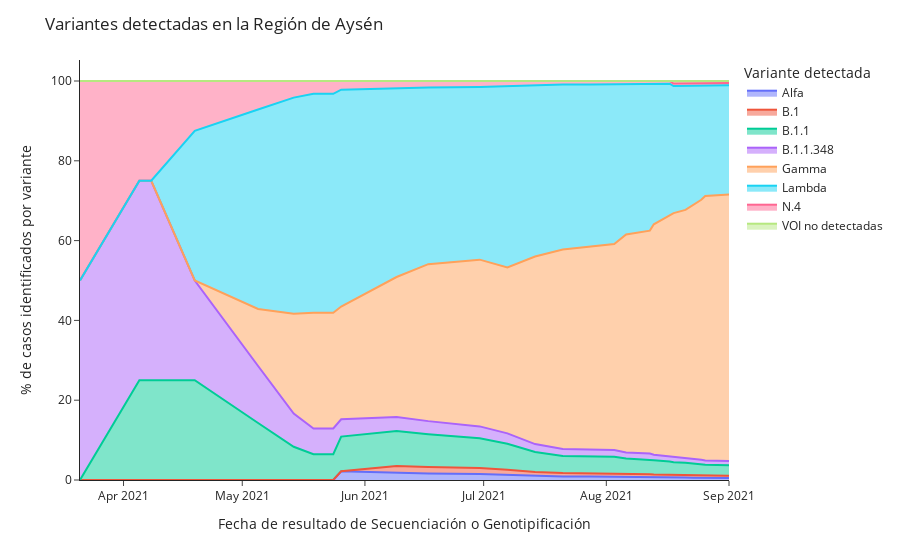

Source (notebook cell):
### Code cell
# Sin negativos

px.area(df_variantes_clean.groupby(['fecha_resultado_secuenciacion_genotipificacion', 'variante_linaje']).count()[['n_documento']].reset_index().pivot(
    index='fecha_resultado_secuenciacion_genotipificacion',
    columns='variante_linaje', 
    values=['n_documento']
).fillna(0).cumsum().clean_names().rename(
    columns={
        'alfa':'Alfa',
        'b_1':'B.1',
        'b_1_1':'B.1.1',
        'b_1_1_348':'B.1.1.348',
        'gamma':'Gamma',
        'indeterminado':'Indeterminado',
        'lambda':'Lambda',
        'n_4':'N.4',
        'no_amplifica':'No amplifica',
        'no_se_detectan_mutaciones_para_variantes_de_interes_por_parte_de_este_kit':'VOI no detectadas'
            })['n_documento'].drop(['No amplifica','Indeterminado'], axis=1),
        labels={'variante_linaje':'Variante detectada'},
        groupnorm='percent'
       ).update_layout(
    title= 'Variantes detectadas en la Región de Aysén',
    yaxis_title='% de casos identificados por variante',
    xaxis_title='Fecha de resultado de Secuenciación o Genotipificación',
    template='simple_white',
    
    
)

### Figure 1 — Plotly figure (JSON) as saved in the notebook; plotly's stock layout.template omitted (floating-point values rounded to 4 significant figures)
{"data": [{"groupnorm": "percent", "hovertemplate": "Variante detectada=Alfa<br>fecha_resultado_secuenciacion_genotipificacion=%{x}<br>value=%{y}<extra></extra>", "legendgroup": "Alfa", "line": {"color": "#636efa"}, "mode": "lines", "name": "Alfa", "orientation": "v", "showlegend": true, "stackgroup": "1", "type": "scatter", "x": ["2021-03-21T00:00:00", "2021-04-05T00:00:00", "2021-04-08T00:00:00", "2021-04-19T00:00:00", "2021-05-05T00:00:00", "2021-05-14T00:00:00", "2021-05-19T00:00:00", "2021-05-24T00:00:00", "2021-05-26T00:00:00", "2021-06-09T00:00:00", "2021-06-17T00:00:00", "2021-06-30T00:00:00", "2021-07-07T00:00:00", "2021-07-14T00:00:00", "2021-07-21T00:00:00", "2021-07-28T00:00:00", "2021-07-31T00:00:00", "2021-08-01T00:00:00", "2021-08-03T00:00:00", "2021-08-06T00:00:00", "2021-08-12T00:00:00", "2021-08-13T00:00:00", "2021-08-17T00:00:00", "2021-08-18T00:00:00", "2021-08-21T00:00:00", "2021-08-23T00:00:00", "2021-08-25T00:00:00", "2021-08-26T00:00:00", "2021-09-01T00:00:00"], "xaxis": "x", "y": [0, 0, 0, 0, 0, 0, 0, 0, 1, 1, 1, 1, 1, 1, 1, 1, 1, 1, 1, 1, 1, 1, 1, 1, 1, 1, 1, 1, 1], "yaxis": "y"}, {"groupnorm": "percent", "hovertemplate": "Variante detectada=B.1<br>fecha_resultado_secuenciacion_genotipificacion=%{x}<br>value=%{y}<extra></extra>", "legendgroup": "B.1", "line": {"color": "#EF553B"}, "mode": "lines", "name": "B.1", "orientation": "v", "showlegend": true, "stackgroup": "1", "type": "scatter", "x": ["2021-03-21T00:00:00", "2021-04-05T00:00:00", "2021-04-08T00:00:00", "2021-04-19T00:00:00", "2021-05-05T00:00:00", "2021-05-14T00:00:00", "2021-05-19T00:00:00", "2021-05-24T00:00:00", "2021-05-26T00:00:00", "2021-06-09T00:00:00", "2021-06-17T00:00:00", "2021-06-30T00:00:00", "2021-07-07T00:00:00", "2021-07-14T00:00:00", "2021-07-21T00:00:00", "2021-07-28T00:00:00", "2021-07-31T00:00:00", "2021-08-01T00:00:00", "2021-08-03T00:00:00", "2021-08-06T00:00:00", "2021-08-12T00:00:00", "2021-08-13T00:00:00", "2021-08-17T00:00:00", "2021-08-18T00:00:00", "2021-08-21T00:00:00", "2021-08-23T00:00:00", "2021-08-25T00:00:00", "2021-08-26T00:00:00", "2021-09-01T00:00:00"], "xaxis": "x", "y": [0, 0, 0, 0, 0, 0, 0, 0, 0, 1, 1, 1, 1, 1, 1, 1, 1, 1, 1, 1, 1, 1, 1, 1, 1, 1, 1, 1, 1], "yaxis": "y"}, {"groupnorm": "percent", "hovertemplate": "Variante detectada=B.1.1<br>fecha_resultado_secuenciacion_genotipificacion=%{x}<br>value=%{y}<extra></extra>", "legendgroup": "B.1.1", "line": {"color": "#00cc96"}, "mode": "lines", "name": "B.1.1", "orientation": "v", "showlegend": true, "stackgroup": "1", "type": "scatter", "x": ["2021-03-21T00:00:00", "2021-04-05T00:00:00", "2021-04-08T00:00:00", "2021-04-19T00:00:00", "2021-05-05T00:00:00", "2021-05-14T00:00:00", "2021-05-19T00:00:00", "2021-05-24T00:00:00", "2021-05-26T00:00:00", "2021-06-09T00:00:00", "2021-06-17T00:00:00", "2021-06-30T00:00:00", "2021-07-07T00:00:00", "2021-07-14T00:00:00", "2021-07-21T00:00:00", "2021-07-28T00:00:00", "2021-07-31T00:00:00", "2021-08-01T00:00:00", "2021-08-03T00:00:00", "2021-08-06T00:00:00", "2021-08-12T00:00:00", "2021-08-13T00:00:00", "2021-08-17T00:00:00", "2021-08-18T00:00:00", "2021-08-21T00:00:00", "2021-08-23T00:00:00", "2021-08-25T00:00:00", "2021-08-26T00:00:00", "2021-09-01T00:00:00"], "xaxis": "x", "y": [0, 1, 1, 2, 2, 2, 2, 2, 4, 5, 5, 5, 5, 5, 5, 5, 5, 5, 5, 5, 5, 5, 5, 5, 5, 5, 5, 5, 5], "yaxis": "y"}, {"groupnorm": "percent", "hovertemplate": "Variante detectada=B.1.1.348<br>fecha_resultado_secuenciacion_genotipificacion=%{x}<br>value=%{y}<extra></extra>", "legendgroup": "B.1.1.348", "line": {"color": "#ab63fa"}, "mode": "lines", "name": "B.1.1.348", "orientation": "v", "showlegend": true, "stackgroup": "1", "type": "scatter", "x": ["2021-03-21T00:00:00", "2021-04-05T00:00:00", "2021-04-08T00:00:00", "2021-04-19T00:00:00", "2021-05-05T00:00:00", "2021-05-14T00:00:00", "2021-05-19T00:00:00", "2021-05-24T00:00:00", "2021-05-26T00:00:00", "2021-06-09T00:00:00", "2021-06-17T00:00:00", "2021-06-30T00:00:00", "2021-07-07T00:00:00", "2021-07-14T00:00:00", "2021-07-21T00:00:00", "2021-07-28T00:00:00", "2021-07-31T00:00:00", "2021-08-01T00:00:00", "2021-08-03T00:00:00", "2021-08-06T00:00:00", "2021-08-12T00:00:00", "2021-08-13T00:00:00", "2021-08-17T00:00:00", "2021-08-18T00:00:00", "2021-08-21T00:00:00", "2021-08-23T00:00:00", "2021-08-25T00:00:00", "2021-08-26T00:00:00", "2021-09-01T00:00:00"], "xaxis": "x", "y": [1, 2, 2, 2, 2, 2, 2, 2, 2, 2, 2, 2, 2, 2, 2, 2, 2, 2, 2, 2, 2, 2, 2, 2, 2, 2, 2, 2, 2], "yaxis": "y"}, {"groupnorm": "percent", "hovertemplate": "Variante detectada=Gamma<br>fecha_resultado_secuenciacion_genotipificacion=%{x}<br>value=%{y}<extra></extra>", "legendgroup": "Gamma", "line": {"color": "#FFA15A"}, "mode": "lines", "name": "Gamma", "orientation": "v", "showlegend": true, "stackgroup": "1", "type": "scatter", "x": ["2021-03-21T00:00:00", "2021-04-05T00:00:00", "2021-04-08T00:00:00", "2021-04-19T00:00:00", "2021-05-05T00:00:00", "2021-05-14T00:00:00", "2021-05-19T00:00:00", "2021-05-24T00:00:00", "2021-05-26T00:00:00", "2021-06-09T00:00:00", "2021-06-17T00:00:00", "2021-06-30T00:00:00", "2021-07-07T00:00:00", "2021-07-14T00:00:00", "2021-07-21T00:00:00", "2021-07-28T00:00:00", "2021-07-31T00:00:00", "2021-08-01T00:00:00", "2021-08-03T00:00:00", "2021-08-06T00:00:00", "2021-08-12T00:00:00", "2021-08-13T00:00:00", "2021-08-17T00:00:00", "2021-08-18T00:00:00", "2021-08-21T00:00:00", "2021-08-23T00:00:00", "2021-08-25T00:00:00", "2021-08-26T00:00:00", "2021-09-01T00:00:00"], "xaxis": "x", "y": [0, 0, 0, 0, 2, 6, 9, 9, 13, 20, 24, 28, 32, 47, 58, 60, 61, 61, 62, 71, 76, 82, 91, 96, 100, 107, 116, 122, 127], "yaxis": "y"}, {"groupnorm": "percent", "hovertemplate": "Variante detectada=Lambda<br>fecha_resultado_secuenciacion_genotipificacion=%{x}<br>value=%{y}<extra></extra>", "legendgroup": "Lambda", "line": {"color": "#19d3f3"}, "mode": "lines", "name": "Lambda", "orientation": "v", "showlegend": true, "stackgroup": "1", "type": "scatter", "x": ["2021-03-21T00:00:00", "2021-04-05T00:00:00", "2021-04-08T00:00:00", "2021-04-19T00:00:00", "2021-05-05T00:00:00", "2021-05-14T00:00:00", "2021-05-19T00:00:00", "2021-05-24T00:00:00", "2021-05-26T00:00:00", "2021-06-09T00:00:00", "2021-06-17T00:00:00", "2021-06-30T00:00:00", "2021-07-07T00:00:00", "2021-07-14T00:00:00", "2021-07-21T00:00:00", "2021-07-28T00:00:00", "2021-07-31T00:00:00", "2021-08-01T00:00:00", "2021-08-03T00:00:00", "2021-08-06T00:00:00", "2021-08-12T00:00:00", "2021-08-13T00:00:00", "2021-08-17T00:00:00", "2021-08-18T00:00:00", "2021-08-21T00:00:00", "2021-08-23T00:00:00", "2021-08-25T00:00:00", "2021-08-26T00:00:00", "2021-09-01T00:00:00"], "xaxis": "x", "y": [0, 0, 0, 3, 7, 13, 17, 17, 25, 27, 27, 29, 35, 43, 48, 48, 48, 48, 48, 49, 50, 50, 50, 50, 50, 50, 51, 51, 52], "yaxis": "y"}, {"groupnorm": "percent", "hovertemplate": "Variante detectada=N.4<br>fecha_resultado_secuenciacion_genotipificacion=%{x}<br>value=%{y}<extra></extra>", "legendgroup": "N.4", "line": {"color": "#FF6692"}, "mode": "lines", "name": "N.4", "orientation": "v", "showlegend": true, "stackgroup": "1", "type": "scatter", "x": ["2021-03-21T00:00:00", "2021-04-05T00:00:00", "2021-04-08T00:00:00", "2021-04-19T00:00:00", "2021-05-05T00:00:00", "2021-05-14T00:00:00", "2021-05-19T00:00:00", "2021-05-24T00:00:00", "2021-05-26T00:00:00", "2021-06-09T00:00:00", "2021-06-17T00:00:00", "2021-06-30T00:00:00", "2021-07-07T00:00:00", "2021-07-14T00:00:00", "2021-07-21T00:00:00", "2021-07-28T00:00:00", "2021-07-31T00:00:00", "2021-08-01T00:00:00", "2021-08-03T00:00:00", "2021-08-06T00:00:00", "2021-08-12T00:00:00", "2021-08-13T00:00:00", "2021-08-17T00:00:00", "2021-08-18T00:00:00", "2021-08-21T00:00:00", "2021-08-23T00:00:00", "2021-08-25T00:00:00", "2021-08-26T00:00:00", "2021-09-01T00:00:00"], "xaxis": "x", "y": [1, 1, 1, 1, 1, 1, 1, 1, 1, 1, 1, 1, 1, 1, 1, 1, 1, 1, 1, 1, 1, 1, 1, 1, 1, 1, 1, 1, 1], "yaxis": "y"}, {"groupnorm": "percent", "hovertemplate": "Variante detectada=VOI no detectadas<br>fecha_resultado_secuenciacion_genotipificacion=%{x}<br>value=%{y}<extra></extra>", "legendgroup": "VOI no detectadas", "line": {"color": "#B6E880"}, "mode": "lines", "name": "VOI no detectadas", "orientation": "v", "showlegend": true, "stackgroup": "1", "type": "scatter", "x": ["2021-03-21T00:00:00", "2021-04-05T00:00:00", "2021-04-08T00:00:00", "2021-04-19T00:00:00", "2021-05-05T00:00:00", "2021-05-14T00:00:00", "2021-05-19T00:00:00", "2021-05-24T00:00:00", "2021-05-26T00:00:00", "2021-06-09T00:00:00", "2021-06-17T00:00:00", "2021-06-30T00:00:00", "2021-07-07T00:00:00", "2021-07-14T00:00:00", "2021-07-21T00:00:00", "2021-07-28T00:00:00", "2021-07-31T00:00:00", "2021-08-01T00:00:00", "2021-08-03T00:00:00", "2021-08-06T00:00:00", "2021-08-12T00:00:00", "2021-08-13T00:00:00", "2021-08-17T00:00:00", "2021-08-18T00:00:00", "2021-08-21T00:00:00", "2021-08-23T00:00:00", "2021-08-25T00:00:00", "2021-08-26T00:00:00", "2021-09-01T00:00:00"], "xaxis": "x", "y": [0, 0, 0, 0, 0, 0, 0, 0, 0, 0, 0, 0, 0, 0, 0, 0, 0, 0, 0, 0, 0, 0, 0, 1, 1, 1, 1, 1, 1], "yaxis": "y"}], "layout": {"legend": {"title": {"text": "Variante detectada"}, "tracegroupgap": 0}, "margin": {"t": 60}, "title": {"text": "Variantes detectadas en la Región de Aysén"}, "xaxis": {"anchor": "y", "domain": [0, 1], "title": {"text": "Fecha de resultado de Secuenciación o Genotipificación"}}, "yaxis": {"anchor": "x", "domain": [0, 1], "title": {"text": "% de casos identificados por variante"}}}}
